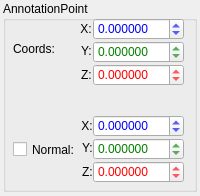
<?xml version="1.0" encoding="UTF-8"?>
<ui version="4.0">
 <class>PropAnnotationPoint</class>
 <widget class="QWidget" name="PropAnnotationPoint">
  <property name="geometry">
   <rect>
    <x>0</x>
    <y>0</y>
    <width>200</width>
    <height>196</height>
   </rect>
  </property>
  <property name="minimumSize">
   <size>
    <width>200</width>
    <height>196</height>
   </size>
  </property>
  <property name="maximumSize">
   <size>
    <width>16777215</width>
    <height>196</height>
   </size>
  </property>
  <property name="windowTitle">
   <string>Form</string>
  </property>
  <property name="styleSheet">
   <string notr="true"/>
  </property>
  <widget class="QGroupBox" name="annotationPoint">
   <property name="geometry">
    <rect>
     <x>3</x>
     <y>1</y>
     <width>194</width>
     <height>191</height>
    </rect>
   </property>
   <property name="title">
    <string>AnnotationPoint</string>
   </property>
   <widget class="QDoubleSpinBox" name="pointZ">
    <property name="geometry">
     <rect>
      <x>90</x>
      <y>63</y>
      <width>91</width>
      <height>22</height>
     </rect>
    </property>
    <property name="styleSheet">
     <string notr="true">color: rgb(255, 0, 0);</string>
    </property>
    <property name="decimals">
     <number>6</number>
    </property>
    <property name="minimum">
     <double>-999999999.000000000000000</double>
    </property>
    <property name="maximum">
     <double>999999999.000000000000000</double>
    </property>
    <property name="singleStep">
     <double>0.100000000000000</double>
    </property>
   </widget>
   <widget class="QDoubleSpinBox" name="pointX">
    <property name="geometry">
     <rect>
      <x>90</x>
      <y>17</y>
      <width>91</width>
      <height>22</height>
     </rect>
    </property>
    <property name="styleSheet">
     <string notr="true">color: rgb(0, 0, 255);</string>
    </property>
    <property name="decimals">
     <number>6</number>
    </property>
    <property name="minimum">
     <double>-999999999.000000000000000</double>
    </property>
    <property name="maximum">
     <double>999999999.000000000000000</double>
    </property>
    <property name="singleStep">
     <double>0.100000000000000</double>
    </property>
   </widget>
   <widget class="QDoubleSpinBox" name="pointY">
    <property name="geometry">
     <rect>
      <x>90</x>
      <y>40</y>
      <width>91</width>
      <height>22</height>
     </rect>
    </property>
    <property name="styleSheet">
     <string notr="true">color: rgb(0, 127, 0);</string>
    </property>
    <property name="decimals">
     <number>6</number>
    </property>
    <property name="minimum">
     <double>-999999999.000000000000000</double>
    </property>
    <property name="maximum">
     <double>999999999.000000000000000</double>
    </property>
    <property name="singleStep">
     <double>0.100000000000000</double>
    </property>
   </widget>
   <widget class="QLabel" name="cxLabel">
    <property name="geometry">
     <rect>
      <x>71</x>
      <y>18</y>
      <width>21</width>
      <height>20</height>
     </rect>
    </property>
    <property name="text">
     <string>X: </string>
    </property>
    <property name="alignment">
     <set>Qt::AlignRight|Qt::AlignTrailing|Qt::AlignVCenter</set>
    </property>
   </widget>
   <widget class="QLabel" name="cyLabel">
    <property name="geometry">
     <rect>
      <x>72</x>
      <y>40</y>
      <width>20</width>
      <height>20</height>
     </rect>
    </property>
    <property name="text">
     <string>Y: </string>
    </property>
    <property name="alignment">
     <set>Qt::AlignRight|Qt::AlignTrailing|Qt::AlignVCenter</set>
    </property>
   </widget>
   <widget class="QLabel" name="czLabel">
    <property name="geometry">
     <rect>
      <x>71</x>
      <y>64</y>
      <width>21</width>
      <height>20</height>
     </rect>
    </property>
    <property name="text">
     <string>Z: </string>
    </property>
    <property name="alignment">
     <set>Qt::AlignRight|Qt::AlignTrailing|Qt::AlignVCenter</set>
    </property>
   </widget>
   <widget class="QLabel" name="cLabel">
    <property name="geometry">
     <rect>
      <x>10</x>
      <y>40</y>
      <width>51</width>
      <height>16</height>
     </rect>
    </property>
    <property name="text">
     <string>Coords:</string>
    </property>
   </widget>
   <widget class="QDoubleSpinBox" name="vecY">
    <property name="geometry">
     <rect>
      <x>90</x>
      <y>137</y>
      <width>91</width>
      <height>22</height>
     </rect>
    </property>
    <property name="styleSheet">
     <string notr="true">color: rgb(0, 127, 0);</string>
    </property>
    <property name="decimals">
     <number>6</number>
    </property>
    <property name="minimum">
     <double>-1.000000000000000</double>
    </property>
    <property name="maximum">
     <double>1.000000000000000</double>
    </property>
    <property name="singleStep">
     <double>0.100000000000000</double>
    </property>
   </widget>
   <widget class="QDoubleSpinBox" name="vecX">
    <property name="geometry">
     <rect>
      <x>90</x>
      <y>114</y>
      <width>91</width>
      <height>22</height>
     </rect>
    </property>
    <property name="styleSheet">
     <string notr="true">color: rgb(0, 0, 255);</string>
    </property>
    <property name="decimals">
     <number>6</number>
    </property>
    <property name="minimum">
     <double>-1.000000000000000</double>
    </property>
    <property name="maximum">
     <double>1.000000000000000</double>
    </property>
    <property name="singleStep">
     <double>0.100000000000000</double>
    </property>
   </widget>
   <widget class="QDoubleSpinBox" name="vecZ">
    <property name="geometry">
     <rect>
      <x>90</x>
      <y>160</y>
      <width>91</width>
      <height>22</height>
     </rect>
    </property>
    <property name="styleSheet">
     <string notr="true">color: rgb(255, 0, 0);</string>
    </property>
    <property name="decimals">
     <number>6</number>
    </property>
    <property name="minimum">
     <double>-1.000000000000000</double>
    </property>
    <property name="maximum">
     <double>1.000000000000000</double>
    </property>
    <property name="singleStep">
     <double>0.100000000000000</double>
    </property>
   </widget>
   <widget class="QCheckBox" name="showVec">
    <property name="geometry">
     <rect>
      <x>10</x>
      <y>140</y>
      <width>70</width>
      <height>17</height>
     </rect>
    </property>
    <property name="text">
     <string>Normal:</string>
    </property>
   </widget>
   <widget class="QLabel" name="cyLabel_2">
    <property name="geometry">
     <rect>
      <x>73</x>
      <y>137</y>
      <width>20</width>
      <height>20</height>
     </rect>
    </property>
    <property name="text">
     <string>Y: </string>
    </property>
    <property name="alignment">
     <set>Qt::AlignRight|Qt::AlignTrailing|Qt::AlignVCenter</set>
    </property>
   </widget>
   <widget class="QLabel" name="czLabel_2">
    <property name="geometry">
     <rect>
      <x>72</x>
      <y>161</y>
      <width>21</width>
      <height>20</height>
     </rect>
    </property>
    <property name="text">
     <string>Z: </string>
    </property>
    <property name="alignment">
     <set>Qt::AlignRight|Qt::AlignTrailing|Qt::AlignVCenter</set>
    </property>
   </widget>
   <widget class="QLabel" name="cxLabel_2">
    <property name="geometry">
     <rect>
      <x>72</x>
      <y>115</y>
      <width>21</width>
      <height>20</height>
     </rect>
    </property>
    <property name="text">
     <string>X: </string>
    </property>
    <property name="alignment">
     <set>Qt::AlignRight|Qt::AlignTrailing|Qt::AlignVCenter</set>
    </property>
   </widget>
   <zorder>cxLabel</zorder>
   <zorder>cyLabel</zorder>
   <zorder>czLabel</zorder>
   <zorder>pointZ</zorder>
   <zorder>pointX</zorder>
   <zorder>pointY</zorder>
   <zorder>cLabel</zorder>
   <zorder>vecY</zorder>
   <zorder>vecX</zorder>
   <zorder>vecZ</zorder>
   <zorder>showVec</zorder>
   <zorder>cyLabel_2</zorder>
   <zorder>czLabel_2</zorder>
   <zorder>cxLabel_2</zorder>
  </widget>
 </widget>
 <resources/>
 <connections>
  <connection>
   <sender>pointX</sender>
   <signal>valueChanged(double)</signal>
   <receiver>PropAnnotationPoint</receiver>
   <slot>onPointX(double)</slot>
   <hints>
    <hint type="sourcelabel">
     <x>61</x>
     <y>295</y>
    </hint>
    <hint type="destinationlabel">
     <x>99</x>
     <y>194</y>
    </hint>
   </hints>
  </connection>
  <connection>
   <sender>pointY</sender>
   <signal>valueChanged(double)</signal>
   <receiver>PropAnnotationPoint</receiver>
   <slot>onPointY(double)</slot>
   <hints>
    <hint type="sourcelabel">
     <x>61</x>
     <y>315</y>
    </hint>
    <hint type="destinationlabel">
     <x>99</x>
     <y>194</y>
    </hint>
   </hints>
  </connection>
  <connection>
   <sender>pointZ</sender>
   <signal>valueChanged(double)</signal>
   <receiver>PropAnnotationPoint</receiver>
   <slot>onPointZ(double)</slot>
   <hints>
    <hint type="sourcelabel">
     <x>61</x>
     <y>335</y>
    </hint>
    <hint type="destinationlabel">
     <x>99</x>
     <y>194</y>
    </hint>
   </hints>
  </connection>
  <connection>
   <sender>vecX</sender>
   <signal>valueChanged(double)</signal>
   <receiver>PropAnnotationPoint</receiver>
   <slot>onVecX(double)</slot>
   <hints>
    <hint type="sourcelabel">
     <x>138</x>
     <y>125</y>
    </hint>
    <hint type="destinationlabel">
     <x>99</x>
     <y>97</y>
    </hint>
   </hints>
  </connection>
  <connection>
   <sender>vecY</sender>
   <signal>valueChanged(double)</signal>
   <receiver>PropAnnotationPoint</receiver>
   <slot>onVecY(double)</slot>
   <hints>
    <hint type="sourcelabel">
     <x>138</x>
     <y>148</y>
    </hint>
    <hint type="destinationlabel">
     <x>99</x>
     <y>97</y>
    </hint>
   </hints>
  </connection>
  <connection>
   <sender>vecZ</sender>
   <signal>valueChanged(double)</signal>
   <receiver>PropAnnotationPoint</receiver>
   <slot>onVecZ(double)</slot>
   <hints>
    <hint type="sourcelabel">
     <x>138</x>
     <y>171</y>
    </hint>
    <hint type="destinationlabel">
     <x>99</x>
     <y>97</y>
    </hint>
   </hints>
  </connection>
  <connection>
   <sender>showVec</sender>
   <signal>toggled(bool)</signal>
   <receiver>PropAnnotationPoint</receiver>
   <slot>onShowVec(bool)</slot>
   <hints>
    <hint type="sourcelabel">
     <x>47</x>
     <y>149</y>
    </hint>
    <hint type="destinationlabel">
     <x>99</x>
     <y>97</y>
    </hint>
   </hints>
  </connection>
 </connections>
 <slots>
  <slot>onPointX(double)</slot>
  <slot>onPointY(double)</slot>
  <slot>onPointZ(double)</slot>
  <slot>onVecX(double)</slot>
  <slot>onVecY(double)</slot>
  <slot>onVecZ(double)</slot>
  <slot>onShowVec(bool)</slot>
 </slots>
</ui>
